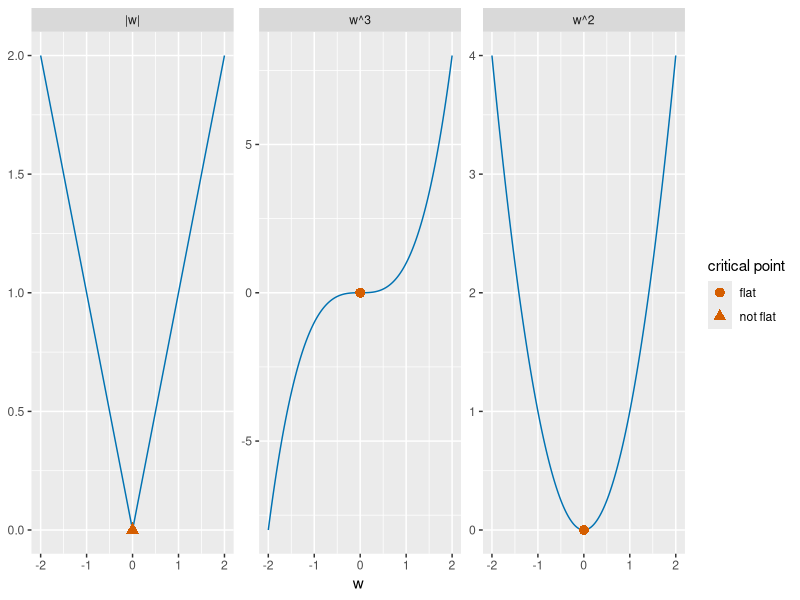

Write the R code that produced this figure.
## ---- chunk 1
#| label: critical-point-r
#| fig-alt: >-
#|   Three panels over w from -2 to 2. Left: the absolute value of w, a V shape
#|   with a sharp corner at the origin marked by a vermilion triangle. Middle: w
#|   cubed, rising and flat at the origin, marked by a vermilion circle. Right: w
#|   squared, a parabola with its lowest point at the origin marked by a
#|   vermilion circle.
#| fig-height: 3
#| fig-width: 7
cp_w_fc <- seq(-2, 2, length.out = 201)
cp_abs_value_fc <- abs(cp_w_fc)
cp_abs_fc <- tibble::tibble(w = cp_w_fc, value = cp_abs_value_fc, panel = "|w|")
cp_cube_fc <- tibble::tibble(w = cp_w_fc, value = cp_w_fc^3, panel = "w^3")
cp_square_fc <- tibble::tibble(w = cp_w_fc, value = cp_w_fc^2, panel = "w^2")
cp_curves_fc <- rbind(cp_abs_fc, cp_cube_fc, cp_square_fc)
cp_levels_fc <- c("|w|", "w^3", "w^2")
cp_curves_fc$panel <- factor(cp_curves_fc$panel, levels = cp_levels_fc)
cp_kinds_fc <- c("not flat", "flat", "flat")
cp_marks_fc <- tibble::tibble(
  w = 0, value = 0, panel = cp_levels_fc, kind = cp_kinds_fc
)
cp_marks_fc$panel <- factor(cp_marks_fc$panel, levels = cp_levels_fc)
cp_aes_fc <- ggplot2::aes(w, value)
cp_marks_aes_fc <- ggplot2::aes(shape = kind)
cp_shapes_fc <- c("flat" = 16, "not flat" = 17)
ggplot2::ggplot(cp_curves_fc, cp_aes_fc) +
  ggplot2::geom_line(colour = "#0072B2") +
  ggplot2::geom_point(
    data = cp_marks_fc, mapping = cp_marks_aes_fc,
    colour = "#D55E00", size = 3
  ) +
  ggplot2::scale_shape_manual(values = cp_shapes_fc) +
  ggplot2::facet_wrap(~panel, scales = "free_y") +
  ggplot2::labs(x = "w", y = NULL, shape = "critical point")
